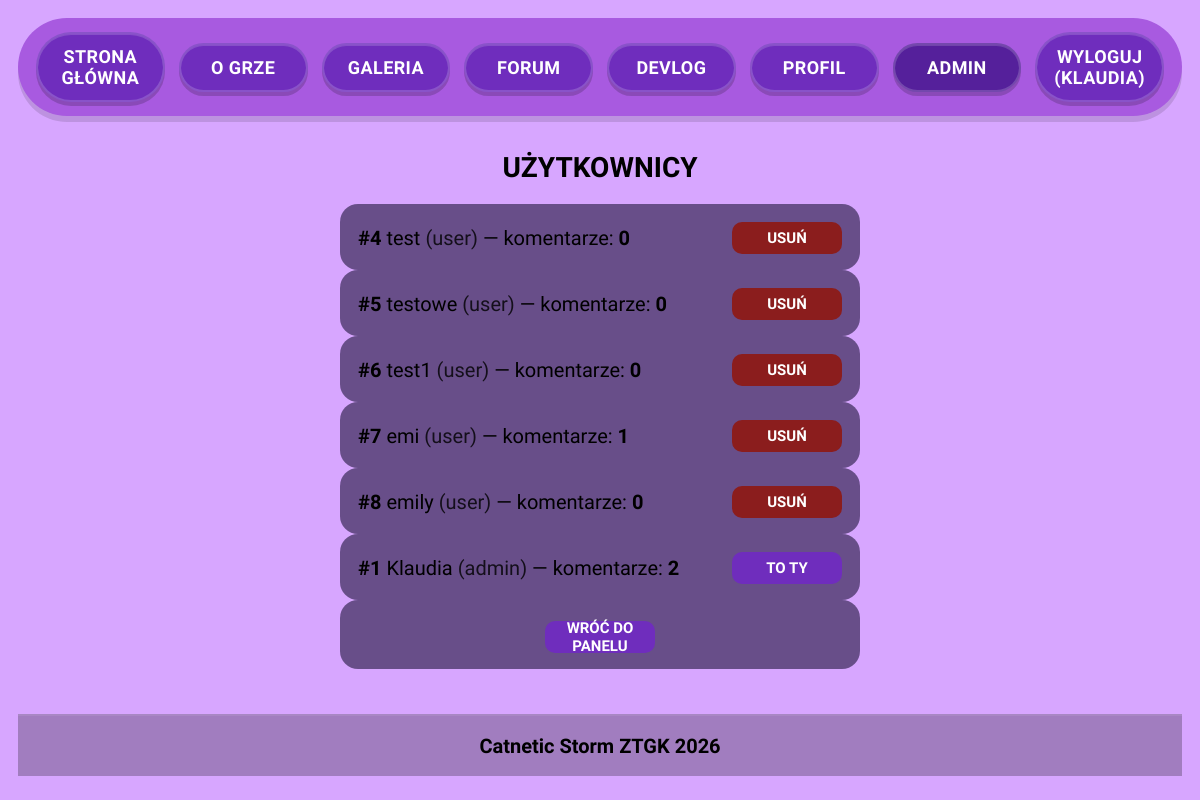
Before: /admin/users.php (signed in) with the older database file.
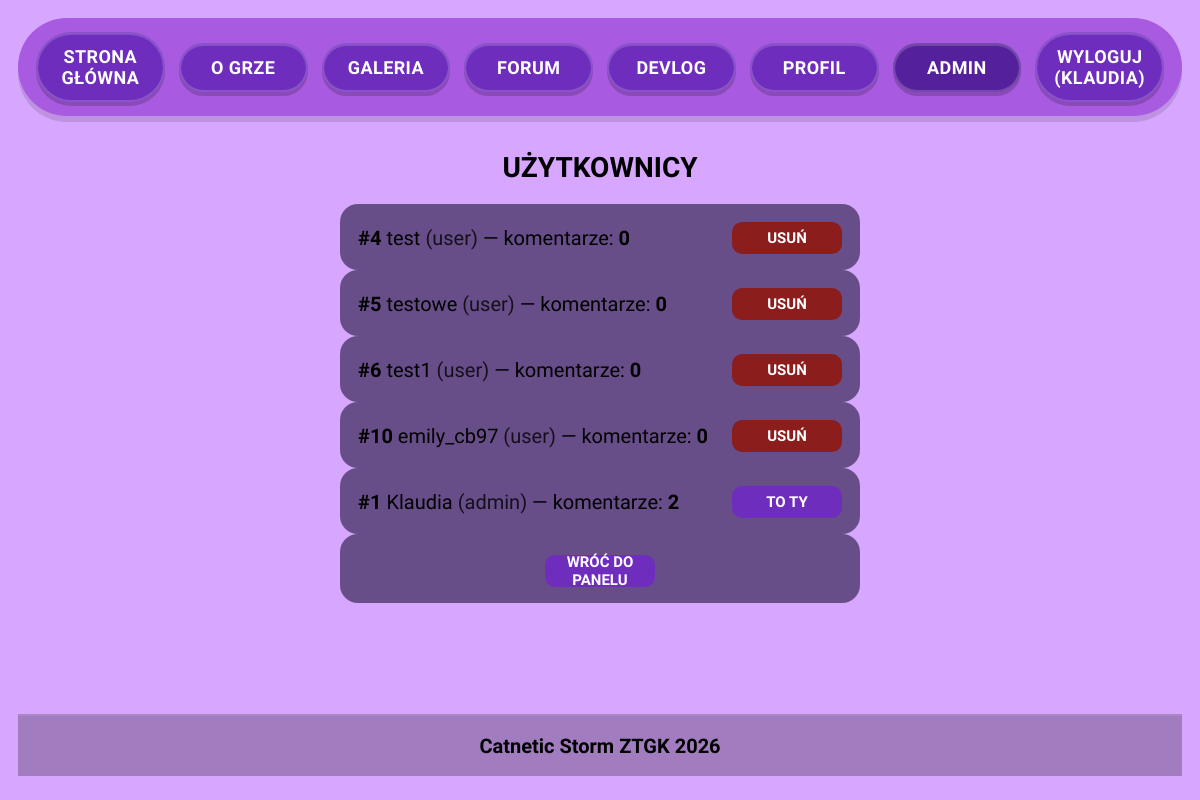
After: the same page with the newer database file.
### tables this page shows
CREATE TABLE `users` (
  `user_id` int(11) NOT NULL,
  `username` varchar(50) NOT NULL,
  `password` varchar(255) NOT NULL,
  `role` enum('admin','user') NOT NULL DEFAULT 'user',
  `created_at` timestamp NOT NULL DEFAULT current_timestamp()
);

### admin/users.php (the view, shortened to what this page needs)
<?php
$active = 'admin';
require __DIR__ . '/../includes/db.php';
$stmt = $pdo->query("
  SELECT u.user_id, u.username, u.role,
    (SELECT COUNT(*) FROM comments c WHERE c.user_id = u.user_id) AS comments_count
  FROM users u
  ORDER BY u.role DESC, u.user_id ASC
");
$users = $stmt->fetchAll();
?>
<!DOCTYPE html>
<html lang="pl">
<head>
  <?php include __DIR__ . '/../includes/head.php'; ?>
</head>
<body>
  <?php include __DIR__ . '/../includes/header.php'; ?>
  <main>
    <section class="admin">
      <h1>Użytkownicy</h1>
      <?php if (!$users): ?>
        <div class="auth-card">Brak użytkowników.</div>
      <?php else: ?>
        <?php foreach ($users as $u): ?>
          <article class="auth-card" style="display:flex; justify-content:space-between; gap:12px; flex-wrap:wrap; align-items:center;">
            <div>
              <strong>#<?= (int)$u['user_id'] ?></strong>
              <?= htmlspecialchars($u['username']) ?>
              <span style="opacity:.8;">(<?= htmlspecialchars($u['role']) ?>)</span>
              — komentarze: <strong><?= (int)$u['comments_count'] ?></strong>
            </div>
            <div>
              <?php if ((int)$u['user_id'] === (int)$_SESSION['user_id']): ?>
                <button class="auth-btn" type="button" disabled>TO TY</button>
              <?php elseif (($u['role'] ?? '') === 'admin'): ?>
                <button class="auth-btn" type="button" disabled>ADMIN</button>
              <?php else: ?>
                <form method="post" action="users.php" style="display:inline;"
                      onsubmit="return confirm('Usunąć użytkownika i wszystkie jego komentarze?');">
                  <button class="auth-btn" type="submit" style="background:#8b1d1d;">USUŃ</button>
                </form>
              <?php endif; ?>
            </div>
          </article>
        <?php endforeach; ?>
      <?php endif; ?>
      <div class="auth-card auth-card--small">
        <a class="auth-btn auth-btn--link" href="index.php">WRÓĆ DO PANELU</a>
      </div>
    </section>
  </main>
  <?php include __DIR__ . '/../includes/footer.php'; ?>
</body>
</html>

### includes/head.php (shortened to what this page needs)
<link rel="stylesheet" href="/nti/css/style.css">

### includes/header.php (shortened to what this page needs)
<?php
  $active = $active ?? '';
  function navClass(string $key, string $active): string {
    return $key === $active ? 'is-active' : '';
  }
  $BASE = '/nti/';
?>
<header>
  <nav class="menu" aria-label="Menu główne">
    <a class="<?= navClass('home', $active) ?>" href="<?= $BASE ?>index.php">STRONA GŁÓWNA</a>
    <a class="<?= navClass('about', $active) ?>" href="<?= $BASE ?>about.php">O GRZE</a>
    <a class="<?= navClass('gallery', $active) ?>" href="<?= $BASE ?>gallery.php">GALERIA</a>
      <a class="<?= navClass('forum', $active) ?>" href="<?= $BASE ?>forum.php">FORUM</a>
    <a class="<?= navClass('devlog', $active) ?>" href="<?= $BASE ?>devlog.php">DEVLOG</a>
    <?php if (!empty($_SESSION['user_id'])): ?>
      <a class="<?= navClass('profile', $active) ?>" href="<?= $BASE ?>profile.php">PROFIL</a>
    <?php endif; ?>
    <?php if (!empty($_SESSION['user_id']) && (($_SESSION['role'] ?? '') === 'admin')): ?>
      <a class="<?= navClass('admin', $active) ?>" href="<?= $BASE ?>admin/index.php">ADMIN</a>
    <?php endif; ?>
    <?php if (!empty($_SESSION['user_id'])): ?>
      <a href="<?= $BASE ?>logout.php">WYLOGUJ (<?= htmlspecialchars($_SESSION['username'] ?? 'konto') ?>)</a>
    <?php else: ?>
      <a class="<?= navClass('login', $active) ?>" href="<?= $BASE ?>login.php">LOGOWANIE</a>
    <?php endif; ?>
  </nav>
</header>

### includes/footer.php (shortened to what this page needs)
<footer class="site-footer" aria-label="Stopka">
  <div class="site-footer__inner">
    <div class="site-footer__left">
      <strong>Catnetic Storm ZTGK 2026</strong>
    </div>
  </div>
</footer>

### css/style.css (style rules this page uses)
:root { --bg: #d7a6ff; --menu-bg: #a85ae0; --pill: #6f2dbd; --pill-hover: #5c22a6; --pill-active: #55209b; --frame-bg: #b47ee0; --frame-border: #5a2aa4; }
* { box-sizing: border-box; font-family: inherit; }
body { margin: 0; font-family: 'Pixelify Sans', sans-serif; font-size: 20px; background: var(--bg); padding: 18px 18px 24px; display: flex; flex-direction: column; min-height: 100vh; }
header { width: 100%; display: flex; justify-content: center; padding: 0 0 12px; }
.menu { width: 100%; display: flex; gap: 14px; align-items: center; background: var(--menu-bg); padding: 14px 18px; border-radius: 999px; box-shadow: 0 6px 0 rgba(0,0,0,.12); }
.menu a { flex: 1; text-align: center; text-decoration: none; color: #fff; background: var(--pill); padding: 12px 14px; border-radius: 999px; font-weight: 800; letter-spacing: .4px; text-transform: uppercase; font-size: 18px; border: 2px solid rgba(255,255,255,.18); box-shadow: 0 4px 0 rgba(0,0,0,.18), inset 0 1px 0 rgba(255,255,255,.16); transition: filter .15s ease, transform .08s ease, background .15s ease; }
.menu a.is-active { background: var(--pill-active); }
main { width: 100%; display: flex; justify-content: center; padding: 0; flex: 1; }
.auth-card { width: min(520px, 92vw); background: rgba(74, 55, 104, .78); border-radius: 18px; padding: 18px 18px 16px; }
.auth-card--small { padding: 14px 18px 16px; text-align: center; }
.auth-btn { display: inline-flex; align-items: center; justify-content: center; width: 110px; height: 32px; background: #6f2dbd; color: #fff; border: 0; border-radius: 10px; font-family: 'Pixelify Sans', sans-serif; font-weight: 900; text-transform: uppercase; font-size: 15px; cursor: pointer; text-decoration: none; }
.auth-btn--link { margin-top: 0 !important; }
.site-footer { margin-top: 40px; padding: 18px 16px; border-top: 2px solid rgba(255,255,255,.08); background: rgba(0,0,0,.25); }
.site-footer__inner { max-width: 1100px; margin: 0 auto; display:flex; align-items:center; justify-content: center; gap: 12px; }
.admin h1 { font-size: 28px; text-align: center; margin-bottom: 20px; text-transform: uppercase; }

Changed rows visible on the page:
removed users: user_id "7", username "emi", role "user", comments_count "1"
removed users: user_id "8", username "emily", role "user", comments_count "0"
added users: user_id "10", username "emily_cb97", role "user", comments_count "0"
